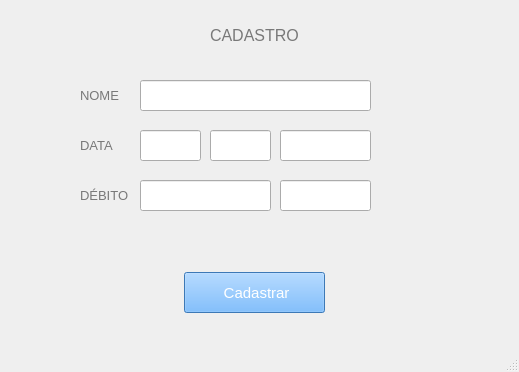
<?xml version="1.0" encoding="UTF-8"?>
<ui version="4.0">
 <class>MainWindow</class>
 <widget class="QMainWindow" name="MainWindow">
  <property name="geometry">
   <rect>
    <x>0</x>
    <y>0</y>
    <width>519</width>
    <height>372</height>
   </rect>
  </property>
  <property name="font">
   <font>
    <pointsize>8</pointsize>
   </font>
  </property>
  <property name="windowTitle">
   <string>MainWindow</string>
  </property>
  <widget class="QWidget" name="centralwidget">
   <widget class="QLabel" name="label">
    <property name="geometry">
     <rect>
      <x>210</x>
      <y>20</y>
      <width>91</width>
      <height>31</height>
     </rect>
    </property>
    <property name="font">
     <font>
      <pointsize>12</pointsize>
     </font>
    </property>
    <property name="styleSheet">
     <string notr="true">color: rgb(120, 120, 120);</string>
    </property>
    <property name="text">
     <string>CADASTRO</string>
    </property>
   </widget>
   <widget class="QPushButton" name="pushButton">
    <property name="geometry">
     <rect>
      <x>184</x>
      <y>272</y>
      <width>141</width>
      <height>41</height>
     </rect>
    </property>
    <property name="font">
     <font>
      <pointsize>11</pointsize>
     </font>
    </property>
    <property name="styleSheet">
     <string notr="true">color: rgb(255, 255, 255);
background-color: rgb(85, 170, 255);</string>
    </property>
    <property name="text">
     <string> Cadastrar</string>
    </property>
    <property name="icon">
     <iconset>
      <normaloff>Imagens/Adicionar.png</normaloff>Imagens/Adicionar.png</iconset>
    </property>
    <property name="iconSize">
     <size>
      <width>25</width>
      <height>25</height>
     </size>
    </property>
   </widget>
   <widget class="QLineEdit" name="nome">
    <property name="geometry">
     <rect>
      <x>140</x>
      <y>80</y>
      <width>231</width>
      <height>31</height>
     </rect>
    </property>
    <property name="font">
     <font>
      <pointsize>10</pointsize>
     </font>
    </property>
    <property name="styleSheet">
     <string notr="true">color: rgb(81, 81, 81);</string>
    </property>
   </widget>
   <widget class="QLineEdit" name="datdia">
    <property name="geometry">
     <rect>
      <x>140</x>
      <y>130</y>
      <width>61</width>
      <height>31</height>
     </rect>
    </property>
    <property name="font">
     <font>
      <pointsize>10</pointsize>
     </font>
    </property>
    <property name="styleSheet">
     <string notr="true">color: rgb(81, 81, 81);</string>
    </property>
   </widget>
   <widget class="QLineEdit" name="debitoreal">
    <property name="geometry">
     <rect>
      <x>140</x>
      <y>180</y>
      <width>131</width>
      <height>31</height>
     </rect>
    </property>
    <property name="font">
     <font>
      <pointsize>10</pointsize>
     </font>
    </property>
    <property name="styleSheet">
     <string notr="true">color: rgb(81, 81, 81);</string>
    </property>
   </widget>
   <widget class="QLabel" name="label_2">
    <property name="geometry">
     <rect>
      <x>80</x>
      <y>80</y>
      <width>61</width>
      <height>31</height>
     </rect>
    </property>
    <property name="font">
     <font>
      <pointsize>10</pointsize>
     </font>
    </property>
    <property name="styleSheet">
     <string notr="true">color: rgb(120, 120, 120);</string>
    </property>
    <property name="text">
     <string>NOME</string>
    </property>
   </widget>
   <widget class="QLabel" name="label_3">
    <property name="geometry">
     <rect>
      <x>80</x>
      <y>130</y>
      <width>61</width>
      <height>31</height>
     </rect>
    </property>
    <property name="font">
     <font>
      <pointsize>10</pointsize>
     </font>
    </property>
    <property name="styleSheet">
     <string notr="true">color: rgb(120, 120, 120);</string>
    </property>
    <property name="text">
     <string>DATA</string>
    </property>
   </widget>
   <widget class="QLabel" name="label_4">
    <property name="geometry">
     <rect>
      <x>80</x>
      <y>180</y>
      <width>61</width>
      <height>31</height>
     </rect>
    </property>
    <property name="font">
     <font>
      <pointsize>10</pointsize>
     </font>
    </property>
    <property name="styleSheet">
     <string notr="true">color: rgb(120, 120, 120);</string>
    </property>
    <property name="text">
     <string>DÉBITO</string>
    </property>
   </widget>
   <widget class="QLineEdit" name="datmes">
    <property name="geometry">
     <rect>
      <x>210</x>
      <y>130</y>
      <width>61</width>
      <height>31</height>
     </rect>
    </property>
    <property name="font">
     <font>
      <pointsize>10</pointsize>
     </font>
    </property>
    <property name="styleSheet">
     <string notr="true">color: rgb(81, 81, 81);</string>
    </property>
   </widget>
   <widget class="QLineEdit" name="datano">
    <property name="geometry">
     <rect>
      <x>280</x>
      <y>130</y>
      <width>91</width>
      <height>31</height>
     </rect>
    </property>
    <property name="font">
     <font>
      <pointsize>10</pointsize>
     </font>
    </property>
    <property name="styleSheet">
     <string notr="true">color: rgb(81, 81, 81);</string>
    </property>
   </widget>
   <widget class="QLineEdit" name="debitocentavos">
    <property name="geometry">
     <rect>
      <x>280</x>
      <y>180</y>
      <width>91</width>
      <height>31</height>
     </rect>
    </property>
    <property name="font">
     <font>
      <pointsize>10</pointsize>
     </font>
    </property>
    <property name="styleSheet">
     <string notr="true">color: rgb(81, 81, 81);</string>
    </property>
   </widget>
  </widget>
  <widget class="QMenuBar" name="menubar">
   <property name="geometry">
    <rect>
     <x>0</x>
     <y>0</y>
     <width>519</width>
     <height>19</height>
    </rect>
   </property>
  </widget>
  <widget class="QStatusBar" name="statusbar"/>
 </widget>
 <resources/>
 <connections/>
</ui>
